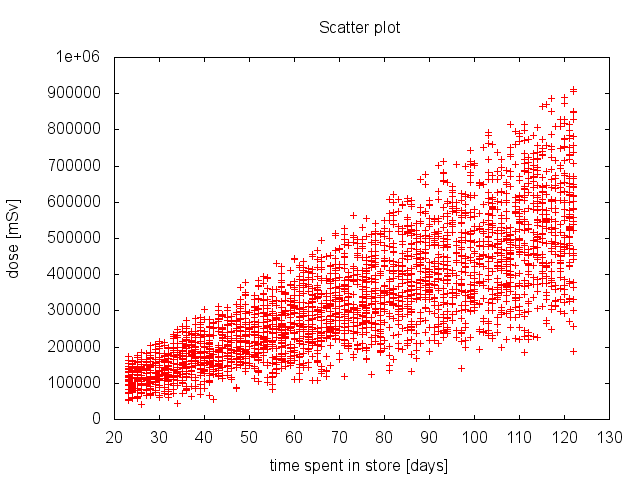

gnuplot code for this plot:
set title "Scatter plot"
set xlabel "time spent in store [days]"
set ylabel "dose [mSv]"
set terminal png
set output "results/plot_scatter.png"
plot "results/plot_scatter.txt" notitle
